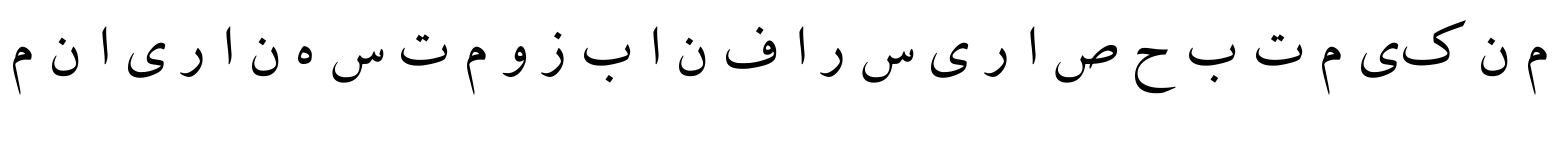
#> input picture lab_7/sentence.png, 1557 x 145 px
$ python utils.py
#> lines starting #> are read from the running program, lines starting #| are printed output that depends on the picture; after the words box and inside, x2 and y2 are one past the last pixel; in counts of white or black regions, pixels touching at a corner belong together
### lab_7/img_options.py
from PIL import Image
INDENT = 10

def semitone(img):
    """Reducing the image to a semitone"""
    if str(img.mode) == "L":
        return img

    width = img.size[0]
    height = img.size[1]
    new_image = Image.new("L", (width, height))

    for x in range(width):
        for y in range(height):
            pix = img.getpixel((x, y))
            sum_ = 0.3 * pix[0] + 0.59 * pix[1] + 0.11 * pix[2]
            # sum_ = sum(pix) // 3
            new_image.putpixel((x, y), int(sum_))
    return new_image


def mono(img):
    """Converting the image to black and white."""
    if str(img.mode) == "1":
        return img

    img = semitone(img)
    integral_img = integral(img)
    width = img.size[0]
    height = img.size[1]
    new_image = Image.new("1", (width, height))

    for x in range(width):
        for y in range(height):
            pix = img.getpixel((x, y))
            int_pix = mid_pix(integral_img, x, y, width, height)
            if pix < int_pix:
                new_image.putpixel((x, y), 0)
            else:
                new_image.putpixel((x, y), 1)

    return new_image


def integral(img):
    """Calculating the integral image."""

    width = img.size[0]
    height = img.size[1]
    integral_img = [[0 for _ in range(width)] for _ in range(height)]

    for x in range(width):
        for y in range(height):
            pix = img.getpixel((x, y))
            if x == 0 and y == 0:
                new_pix = pix
            elif x == 0 and y > 0:
                new_pix = pix + integral_img[y - 1][x]
            elif x > 0 and y == 0:
                new_pix = pix + integral_img[y][x - 1]
            else:
                new_pix = (
                    pix
                    - integral_img[y - 1][x - 1]
                    + integral_img[y - 1][x]
                    + integral_img[y][x - 1]
                )
            integral_img[y][x] = new_pix
    return integral_img


def mid_pix(integral_img, x, y, width, height, indent=INDENT):
    """Average value of a pixel on an area with an indent s."""

    sqrt = 0
    pix = 0

    if y + indent >= height or x + indent >= width:
        if y + indent >= height and x + indent >= width:
            x = width - 1
            y = height - 1
            pix = (
                integral_img[y][x]
                - integral_img[y - indent][x]
                - integral_img[y][x - indent]
                + integral_img[y - indent][x - indent]
            )
            sqrt = (x + 1 - (x - indent)) * (y + 1 - (y - indent))

        elif y <= indent <= x and x + indent >= width:
            pix = (
                integral_img[y + indent][width - 1]
                - integral_img[y + indent][x - indent]
            )
            sqrt = (width - 1 - (x - indent)) * (y + indent + 1)
        elif x <= indent <= y and y + indent >= height:
            pix = (
                integral_img[height - 1][x + indent]
                - integral_img[y - indent][x + indent]
            )
            sqrt = (x + indent + 1) * (height - 1 - (y - indent) + 1)

        elif y + indent >= height:
            pix = (
                integral_img[height - 1][x + indent]
                - integral_img[y - indent][x + indent]
                - integral_img[height - 1][x - indent]
                + integral_img[y - indent][x - indent]
            )
            sqrt = (x + indent - (x - indent)) * (height - 1 - (y - indent) + 1)

        elif x + indent >= width:
            pix = (
                integral_img[y + indent][width - 1]
                - integral_img[y - indent][width - 1]
                - integral_img[y + indent][x - indent]
                + integral_img[y - indent][x - indent]
            )
            sqrt = (width - (x - indent)) * (y + indent - (y - indent) + 1)
        return pix // sqrt

    pix = integral_img[y + indent][x + indent]
    if x > indent and y > indent:
        pix = (
            pix
            - integral_img[y - indent][x + indent]
            - integral_img[y + indent][x - indent]
            + integral_img[y - indent][x - indent]
        )
        sqrt = (indent * 2 + 1) ** 2

    elif y <= indent <= x:
        pix -= integral_img[y + indent][x - indent]
        sqrt = (x + indent - (x - indent) + 1) * (y + indent + 1)
    elif x <= indent <= y:
        pix -= integral_img[y - indent][x + indent]
        sqrt = (x + indent + 1) * (y + indent - (y - indent) + 1)

    elif x < indent and y < indent:
        pix = integral_img[y][x]
        sqrt = (x + 1) * (y + 1)
    return pix // sqrt

### lab_7/crop_options.py
from PIL import Image


k = 1 / 1.6

white = 255
black = 0


def cut(fname):
    img = Image.open(fname)
    width, height = img.size

    x_profile, y_profile = get_profiles(img)
    num = []
    eps = 0
    for i in range(len(x_profile)):
        if x_profile[i] <= eps:
            step = 0
        else:
            step += 1
            right = i
            left = right - step
            if x_profile[i + 1] <= eps:
                num.append((left, right))

    for i in range(len(num)):
        left, right = num[i]
        new_img = img.crop((left, 0, right + 2, height))

        new_img.save("reference/" + str(i) + ".png")
    for i in range(len(num)):
        img = crop("reference/" + str(i) + ".png")
        img.save("reference/" + str(i) + ".png")
    return len(num)


def crop(fname):
    img = Image.open(fname)
    pix = img.load()
    width, height = img.size[0], img.size[1]
    hor_p = [0 for _ in range(width)]
    ver_p = [0 for _ in range(height)]
    for i in range(width):
        for j in range(height):
            if pix[i, j] == 0:
                hor_p[i] += 1
                ver_p[j] += 1
    x0, y0, x1, y1 = 0, 0, width, height
    eps = 0
    for i in range(width):
        if hor_p[i] > eps:
            x0 = i
            break

    for i in range(width - 1, -1, -1):
        if hor_p[i] <= eps:
            x1 = i
        else:
            break

    for i in range(height):
        if ver_p[i] > eps:
            y0 = i
            break

    for i in range(height - 1, -1, -1):
        if ver_p[i] <= eps:
            y1 = i
        else:
            break
    new_sz = (x0, y0, x1, y1)
    return img.crop(new_sz)


def get_profiles(img):
    # img = convert_to_bin(img)
    width = img.size[0]
    height = img.size[1]
    x_profiles = []
    y_profiles = []

    for x in range(width):
        bright = 0
        for y in range(height):
            pix = img.getpixel((x, y))
            if pix == black:
                bright += 1
        x_profiles.append(bright)

    for y in range(height):
        bright = 0
        for x in range(width):
            pix = img.getpixel((x, y))
            if pix == black:
                bright += 1
        y_profiles.append(bright)

    return x_profiles, y_profiles

### lab_7/utils.py
import os

import numpy as np
from PIL import Image, ImageChops

from img_options import mono
from crop_options import cut


s = 'ابپتثجچحخدذرزژسشصضطظعغفقکگلمنوهی'

k = 1 / 1.6
white = 255
black = 0


def convert_to_bin(img):
    if str(img.mode) != "1":
        img = mono(img)
    img.save("string.png")
    return img


def get_dif(real, ideal):
    res = 0
    for i in range(len(real)):
        res += (real[i] - ideal[i]) ** 2
    return 1 - res ** 0.5


def attribute(file):
    img = Image.open(file)
    width = img.size[0]
    height = img.size[1]

    weight_black, normal_black, x_center, y_center = 0, 0, 0, 0

    for i in range(width):
        for j in range(height):
            if img.getpixel((i, j)) == black:
                weight_black += 1
                x_center += i
                y_center += j

    size = width * height
    normal_black = weight_black / size

    x_center = x_center / weight_black
    x_norm_center = (x_center - 1) / (width - 1)
    y_center = y_center / weight_black
    y_norm_center = (y_center - 1) / (height - 1)

    x_moment, x_norm_moment, y_moment, y_norm_moment, I45_center, I135_center = (
        0,
        0,
        0,
        0,
        0,
        0,
    )

    for i in range(width):
        for j in range(height):
            if img.getpixel((i, j)) == black:
                x_moment += (j - y_center) ** 2
                y_moment += (i - x_center) ** 2
                I45_center += ((j - y_center - i + x_center) ** 2) / 2
                I135_center += ((j - y_center + i - x_center) ** 2) / 2

    x_norm_moment = x_moment / (weight_black ** 2)
    y_norm_moment = y_moment / (weight_black ** 2)
    I45_rel = I45_center / (weight_black ** 2)
    I135_rel = I135_center / (weight_black ** 2)

    return [
        normal_black,
        x_norm_center,
        y_norm_center,
        x_norm_moment,
        y_norm_moment,
        I135_rel,
        I45_rel,
    ]


reference_letter_close_values = {}
real_letter_close_values = {}

img = Image.open("sentence.png")
#> img is the input picture: PIL image 1557x145 RGBA; mean R, G, B, A 245.3, 245.3, 245.3, 255
img = convert_to_bin(img)
#> in semitone, `new_image = Image.new("L", (width, height))`: new_image: PIL image 1557x145 L; every value is 0
#> after the loop in integral, `for x in range(width):`: integral_img = 145 items
#> the loop in mono, `for x in range(width):` made 1557 passes
#> after the loop in mono, `for x in range(width):`:
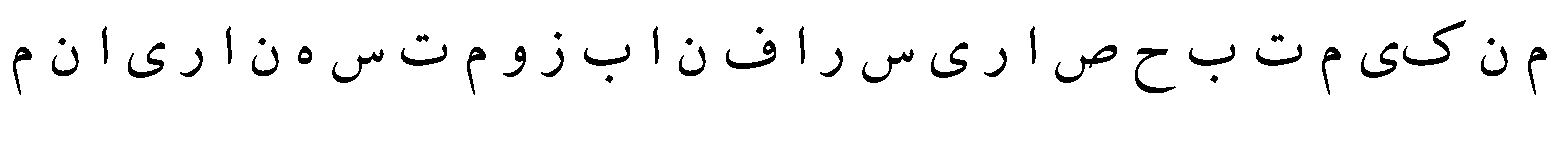
#> new_image: PIL image 1557x145 1; 95.8% white; 42 black regions, largest, box (x1, y1, x2, y2) and area: (1403, 20, 1466, 66) 555, (1055, 45, 1117, 83) 519, (1135, 48, 1176, 93) 484

text_len = cut("string.png")
#> in cut, `new_img = img.crop((left, 0, right + 2, height))`:
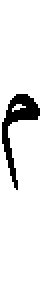
#> new_img: PIL image 21x145 1 (shown 2 times larger); 90.9% white; 1 black region, box (x1, y1, x2, y2) and area: (1, 47, 20, 95) 277
#> in crop, `return img.crop(new_sz)`:
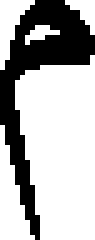
#> returned value: PIL image 19x48 1 (shown 5 times larger); 69.6% white; 1 black region, box (x1, y1, x2, y2) and area: (0, 0, 19, 48) 277

for i in s:
    close = attribute("letters/" + i + ".png")
#> (the run stopped early here; a loop or call above may not have finished)
